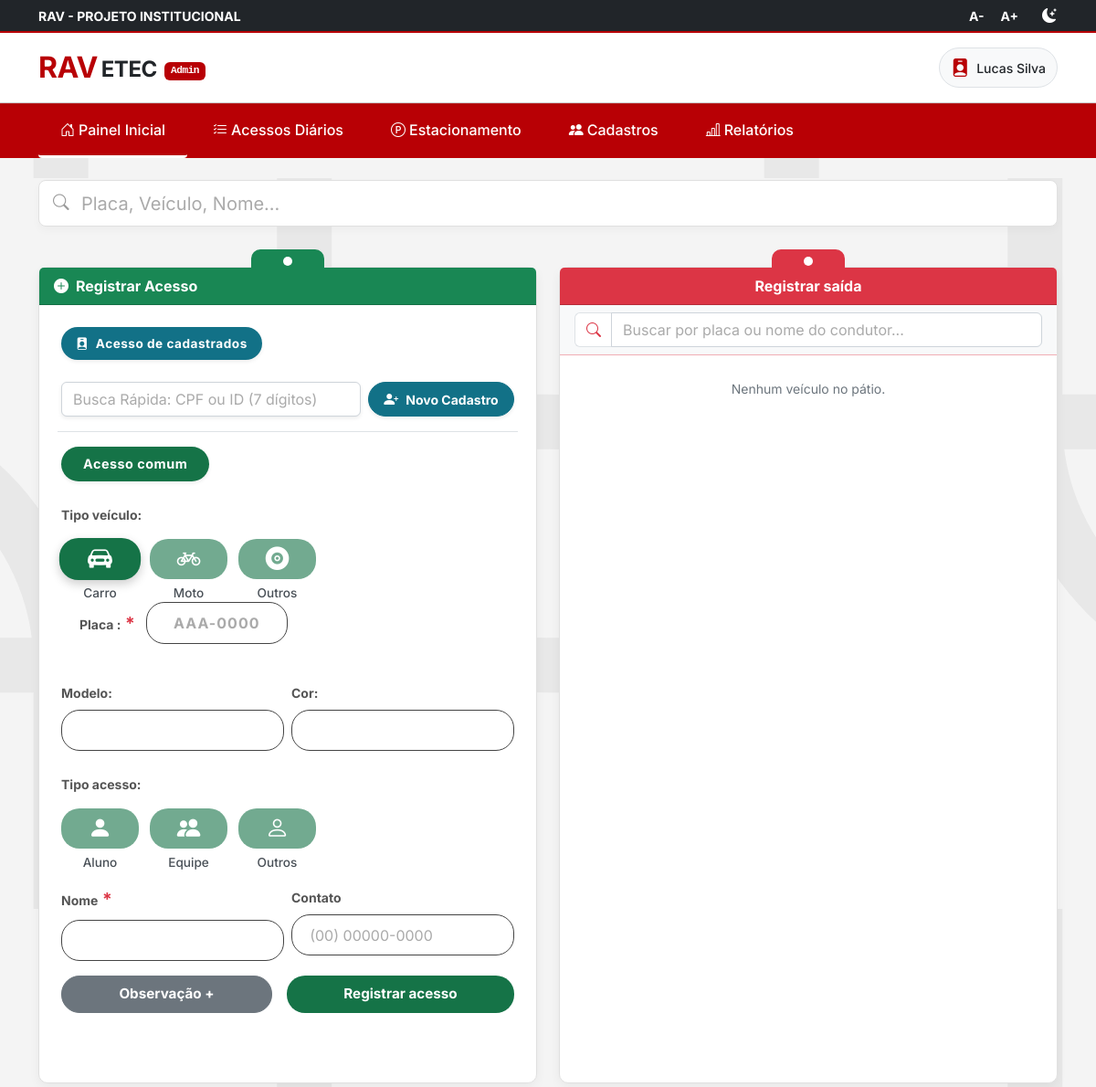
The page /painel-admin.php on the database as committed earlier.
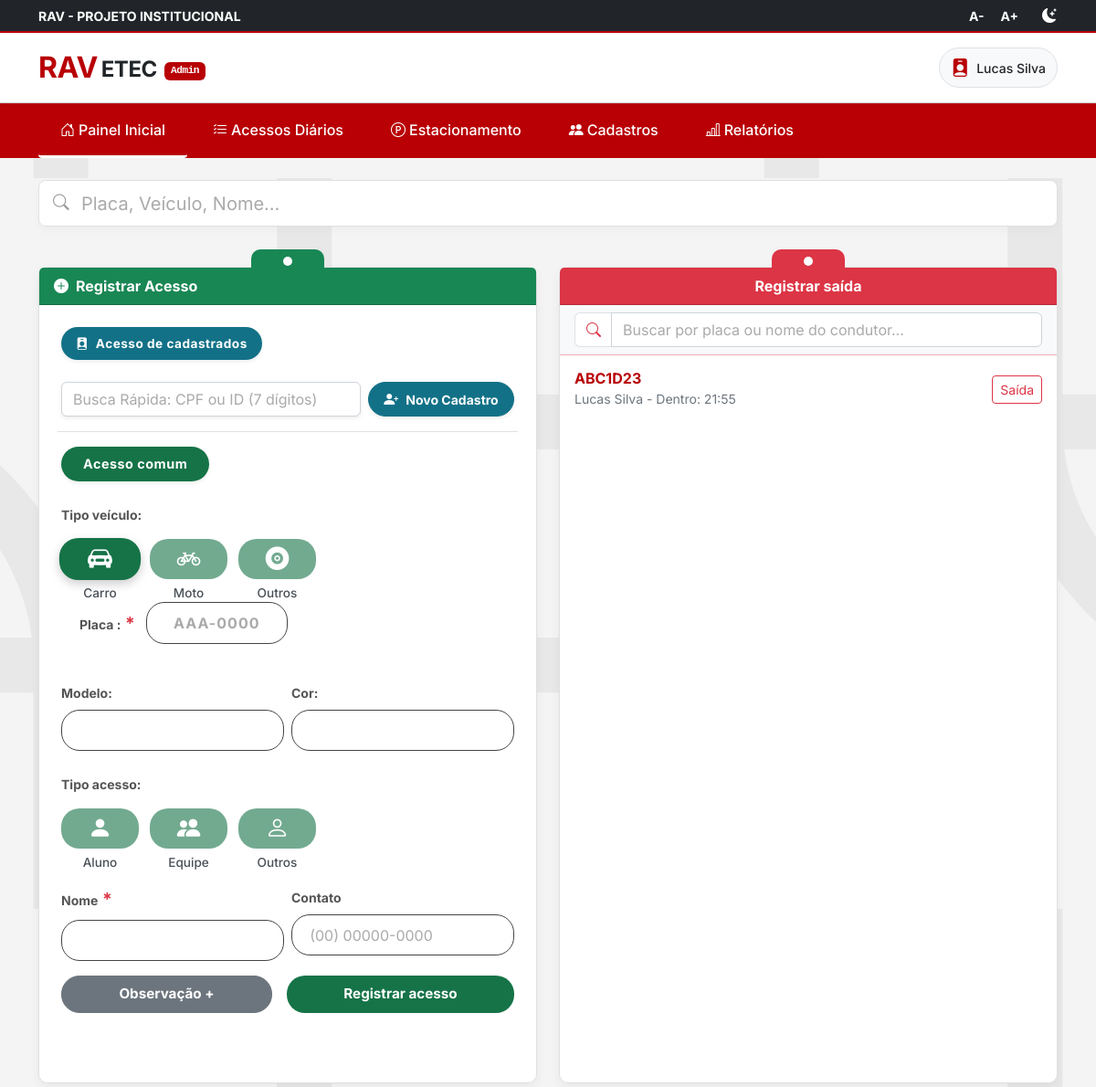
The same page on the database as committed later.
### tables this page shows
CREATE TABLE registros_acesso (
    id INT AUTO_INCREMENT PRIMARY KEY,
    id_veiculo INT NOT NULL,
    id_usuario_registro INT NULL,  
    id_empresa INT NULL,  
    tipo_acesso VARCHAR(50) NOT NULL,  
    curso VARCHAR(50) NULL,  
    periodo VARCHAR(50) NULL,  
    funcao VARCHAR(50) NULL,  
    nome_condutor VARCHAR(150) NOT NULL,
    contato_tipo VARCHAR(20) DEFAULT 'tel',
    contato_valor VARCHAR(50) NULL,
    observacao TEXT NULL,
    status VARCHAR(20) DEFAULT 'Dentro',  
    data_hora_entrada DATETIME DEFAULT CURRENT_TIMESTAMP,
    data_hora_saida DATETIME NULL,
    CONSTRAINT fk_registro_veiculo
        FOREIGN KEY (id_veiculo)
        REFERENCES veiculos(id)
        ON DELETE CASCADE,
    CONSTRAINT fk_registro_empresa
        FOREIGN KEY (id_empresa)
        REFERENCES unidades(id)
        ON DELETE CASCADE
);

CREATE TABLE veiculos (
    id INT AUTO_INCREMENT PRIMARY KEY,
    id_unidade INT NOT NULL,
    id_usuario INT NULL,  
    id_empresa INT NULL,  
    placa VARCHAR(10) NOT NULL UNIQUE,
    modelo VARCHAR(80) NOT NULL,
    cor VARCHAR(30) NULL,
    tipo_veiculo VARCHAR(50) NOT NULL,  
    created_at TIMESTAMP DEFAULT CURRENT_TIMESTAMP,
    CONSTRAINT fk_veiculo_unidade
        FOREIGN KEY (id_unidade)
        REFERENCES unidades(id)
        ON DELETE CASCADE,
    CONSTRAINT fk_veiculo_empresa
        FOREIGN KEY (id_empresa)
        REFERENCES unidades(id)
        ON DELETE SET NULL,
    CONSTRAINT fk_veiculo_usuario
        FOREIGN KEY (id_usuario)
        REFERENCES usuarios(id)
        ON DELETE CASCADE
);

### painel-admin.php (the view, shortened to what the changed rows need)
<?php
require_once 'conn.php';
$stmtSaida = $pdo->query("SELECT r.*, v.placa FROM registros_acesso r
                          JOIN veiculos v ON r.id_veiculo = v.id
                          WHERE r.status = 'Dentro' ORDER BY r.data_hora_entrada DESC");
$veiculosDentro = $stmtSaida->fetchAll(PDO::FETCH_ASSOC);
?>
<!DOCTYPE html>
<html lang="pt-br">
<head>
    <link href="https://cdn.jsdelivr.net/npm/bootstrap@5.3.0/dist/css/bootstrap.min.css" rel="stylesheet">
    <link rel="stylesheet" href="https://cdn.jsdelivr.net/npm/bootstrap-icons@1.11.0/font/bootstrap-icons.css">
    <link rel="stylesheet" href="css/index.css">
    <link rel="stylesheet" href="css/style.css">
</head>
<body class="light-mode section-bg-gray d-flex flex-column min-vh-100">
    <header class="main-header bg-white shadow-sm sticky-top">
        <div class="container py-3 d-flex justify-content-between align-items-center">
            <div class="d-flex align-items-center gap-3">
                <a href="painel-admin.php" class="text-decoration-none d-flex align-items-center">
                    <h1 class="logo-text m-0 fw-bold d-flex align-items-center">
                        <span class="text-cps-red fs-2 me-1">RAV</span>
                        <span class="text-dark fs-4 mt-1">ETEC</span>
                        <span class="badge bg-cps-red text-white font-monospace ms-2 mt-2" style="font-size: 0.70rem;">Admin</span>
                    </h1>
                </a>
            </div>
        </div>
    </header>
    <main class="container py-4">
        <div class="row g-4 align-items-stretch">
            <div class="col-12 col-lg-6">
                <div class="card bg-dark-card border-danger-subtle mb-4 shadow-lg h-100 d-flex flex-column prancheta-card">
                    <div class="flex-grow-1" style="overflow-y: auto; min-height: 380px;">
                        <div id="listaSaidaVeiculos" class="list-group list-group-flush custom-scrollbar">
                            <?php if (count($veiculosDentro) > 0): ?>
                                <?php foreach ($veiculosDentro as $reg): ?>
                                    <div
                                        class="list-group-item d-flex justify-content-between align-items-center p-3 item-saida"
                                        data-placa="<?= htmlspecialchars($reg['placa']) ?>"
                                        data-nome="<?= htmlspecialchars($reg['nome_condutor']) ?>"
                                        data-hora="<?= date('H:i', strtotime($reg['data_hora_entrada'])) ?>">
                                        <div>
                                            <h6 class="mb-0 fw-bold" style="color: var(--cps-red);"><?= $reg['placa'] ?></h6>
                                            <small class="text-secondary"><?= $reg['nome_condutor'] ?> - Dentro:
                                                <?= date('H:i', strtotime($reg['data_hora_entrada'])) ?></small>
                                        </div>
                                        <a href="registrar_saida.php?id=<?= $reg['id'] ?>"
                                            class="btn btn-sm btn-outline-danger">Saída</a>
                                    </div>
                                <?php endforeach; ?>
                            <?php else: ?>
                                <div class="p-4 text-center text-secondary"><small>Nenhum veículo no pátio.</small></div>
                            <?php endif; ?>
                        </div>
                    </div>
                </div>
            </div>
        </div>
    </main>
</body>
</html>

Rows that differ between the two databases and show on the page:
added registros_acesso: id_veiculo.placa "ABC1D23", nome_condutor "Lucas Silva", data_hora_entrada "21:55"
Other text that changed with them:
text no longer shown: "Nenhum veículo no pátio."
